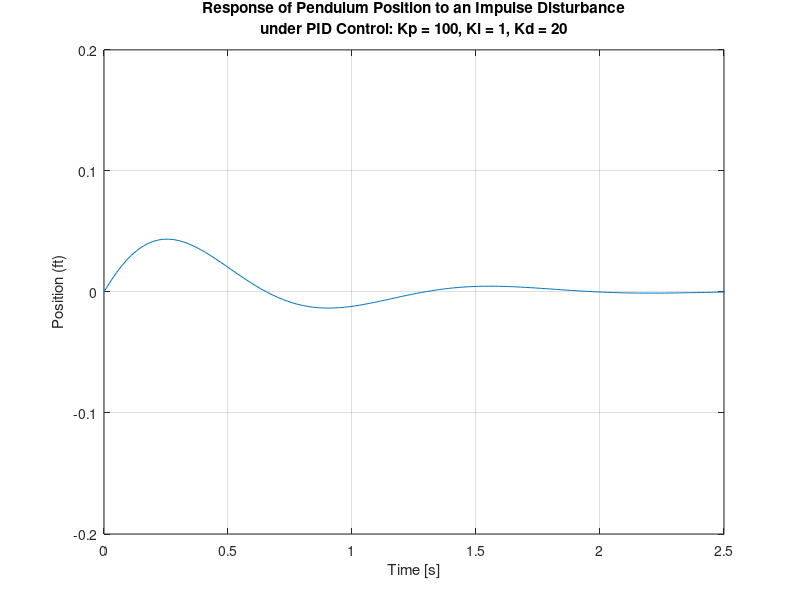

The MATLAB script that drew this image: (Note: this script raises an error after producing the figure.)
M = 2.5;    % Ball mass (lbs)
m = 20;     % Bot mass (lbs)
b = .1;     % friction
I = 0.6;  
g = 32.2;   % gravity (ft/s)
l = 0.33;   % length to bot center mass (ft)
q = (M+m)*(I+m*l^2)-(m*l)^2;
s = tf('s');
P_pend = (m*l*s/q)/(s^3 + (b*(I + m*l^2))*s^2/q - ((M + m)*m*g*l)*s/q - b*m*g*l/q);


Kp = 800;
Ki = 1;
Kd = 10;
C = pid(Kp,Ki,Kd);
T = feedback(P_pend,C);
t=0:0.01:10;
impulse(T,t)
axis([0, 2.5, -0.2, 0.2]);
title({'Response of Pendulum Position to an Impulse Disturbance';'under PID Control: Kp = 100, Ki = 1, Kd = 20'});
ylabel('Position (ft)') % y-axis label

%%
d = .5;
dt = .1;
r = 1.625;
spr = 200;
rps = ((d/dt)*12)/(pi*r*2)
sps = round(rotations*spr)